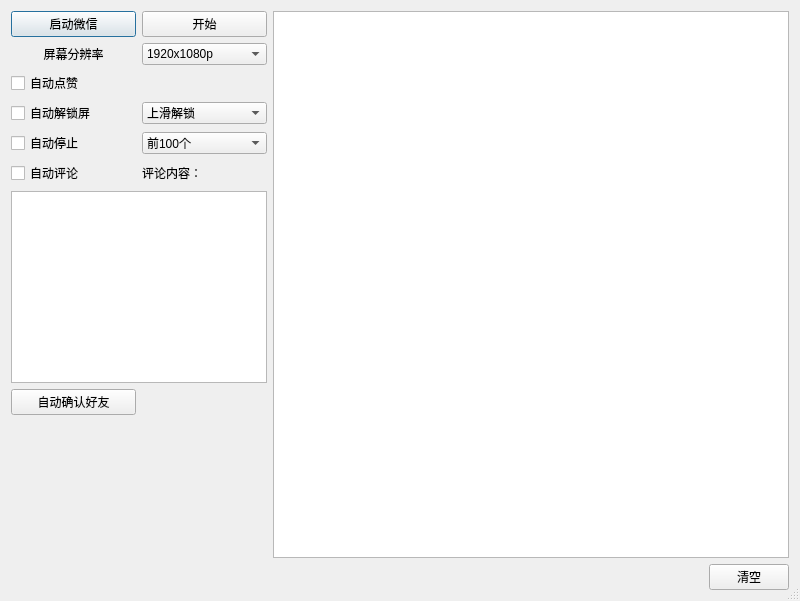
<?xml version="1.0" encoding="UTF-8"?>
<ui version="4.0">
 <class>Dialog</class>
 <widget class="QDialog" name="Dialog">
  <property name="geometry">
   <rect>
    <x>0</x>
    <y>0</y>
    <width>800</width>
    <height>601</height>
   </rect>
  </property>
  <property name="windowTitle">
   <string>AndroidMaster</string>
  </property>
  <property name="windowIcon">
   <iconset>
    <normalon>:/pic/icon.jpg</normalon>
   </iconset>
  </property>
  <property name="sizeGripEnabled">
   <bool>true</bool>
  </property>
  <layout class="QHBoxLayout" name="horizontalLayout">
   <item>
    <layout class="QGridLayout" name="gridLayout">
     <item row="2" column="0">
      <widget class="QCheckBox" name="checkBox_AutoZan">
       <property name="text">
        <string>自动点赞</string>
       </property>
      </widget>
     </item>
     <item row="0" column="0">
      <widget class="QPushButton" name="pushButton_RunWeChat">
       <property name="text">
        <string>启动微信</string>
       </property>
      </widget>
     </item>
     <item row="4" column="1">
      <widget class="QComboBox" name="comboBox_StopNumber">
       <item>
        <property name="text">
         <string>前100个</string>
        </property>
       </item>
       <item>
        <property name="text">
         <string>前200个</string>
        </property>
       </item>
       <item>
        <property name="text">
         <string>全部</string>
        </property>
       </item>
      </widget>
     </item>
     <item row="7" column="0" colspan="2">
      <widget class="QTextEdit" name="textEdit_CommentText"/>
     </item>
     <item row="3" column="0">
      <widget class="QCheckBox" name="checkBox_AutoUnlockScreen">
       <property name="text">
        <string>自动解锁屏</string>
       </property>
      </widget>
     </item>
     <item row="1" column="0">
      <widget class="QLabel" name="label">
       <property name="text">
        <string>屏幕分辨率</string>
       </property>
       <property name="alignment">
        <set>Qt::AlignCenter</set>
       </property>
      </widget>
     </item>
     <item row="1" column="1">
      <widget class="QComboBox" name="comboBox_Resolution">
       <item>
        <property name="text">
         <string>1920x1080p</string>
        </property>
       </item>
       <item>
        <property name="text">
         <string>1280x720p</string>
        </property>
       </item>
      </widget>
     </item>
     <item row="6" column="1">
      <widget class="QLabel" name="label_2">
       <property name="text">
        <string>评论内容：</string>
       </property>
      </widget>
     </item>
     <item row="4" column="0">
      <widget class="QCheckBox" name="checkBox_AutoStopZan">
       <property name="text">
        <string>自动停止</string>
       </property>
      </widget>
     </item>
     <item row="6" column="0">
      <widget class="QCheckBox" name="checkBox_AutoComment">
       <property name="layoutDirection">
        <enum>Qt::LeftToRight</enum>
       </property>
       <property name="text">
        <string>自动评论</string>
       </property>
      </widget>
     </item>
     <item row="0" column="1">
      <widget class="QPushButton" name="pushButton_AutoStartWeChat">
       <property name="text">
        <string>开始</string>
       </property>
      </widget>
     </item>
     <item row="3" column="1">
      <widget class="QComboBox" name="comboBox_UnlockScreen">
       <item>
        <property name="text">
         <string>上滑解锁</string>
        </property>
       </item>
       <item>
        <property name="text">
         <string>右滑解锁</string>
        </property>
       </item>
      </widget>
     </item>
     <item row="9" column="0">
      <spacer name="verticalSpacer">
       <property name="orientation">
        <enum>Qt::Vertical</enum>
       </property>
       <property name="sizeHint" stdset="0">
        <size>
         <width>20</width>
         <height>40</height>
        </size>
       </property>
      </spacer>
     </item>
     <item row="8" column="0">
      <widget class="QPushButton" name="pushButton_AutoAddFriends">
       <property name="text">
        <string>自动确认好友</string>
       </property>
      </widget>
     </item>
    </layout>
   </item>
   <item>
    <layout class="QVBoxLayout" name="verticalLayout">
     <item>
      <widget class="QTextEdit" name="textEdit_Print"/>
     </item>
     <item>
      <layout class="QHBoxLayout" name="horizontalLayout_2">
       <item>
        <spacer name="horizontalSpacer">
         <property name="orientation">
          <enum>Qt::Horizontal</enum>
         </property>
         <property name="sizeHint" stdset="0">
          <size>
           <width>40</width>
           <height>20</height>
          </size>
         </property>
        </spacer>
       </item>
       <item>
        <widget class="QPushButton" name="pushButton_ClearLog">
         <property name="text">
          <string>清空</string>
         </property>
        </widget>
       </item>
      </layout>
     </item>
    </layout>
   </item>
  </layout>
 </widget>
 <resources>
  <include location="source/src.qrc"/>
 </resources>
 <connections/>
</ui>
